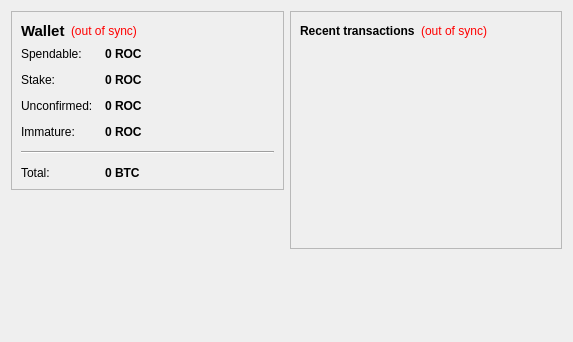
<?xml version="1.0" encoding="UTF-8"?>
<ui version="4.0">
 <class>OverviewPage</class>
 <widget class="QWidget" name="OverviewPage">
  <property name="geometry">
   <rect>
    <x>0</x>
    <y>0</y>
    <width>573</width>
    <height>342</height>
   </rect>
  </property>
  <property name="windowTitle">
   <string>Form</string>
  </property>
  <layout class="QHBoxLayout" name="horizontalLayout" stretch="1,1">
   <item>
    <layout class="QVBoxLayout" name="verticalLayout_2">
     <item>
      <widget class="QFrame" name="frame">
       <property name="frameShape">
        <enum>QFrame::StyledPanel</enum>
       </property>
       <property name="frameShadow">
        <enum>QFrame::Raised</enum>
       </property>
       <layout class="QVBoxLayout" name="verticalLayout_4">
        <item>
         <layout class="QHBoxLayout" name="horizontalLayout_4">
          <item>
           <widget class="QLabel" name="label_5">
            <property name="font">
             <font>
              <pointsize>11</pointsize>
              <weight>75</weight>
              <bold>true</bold>
             </font>
            </property>
            <property name="text">
             <string>Wallet</string>
            </property>
           </widget>
          </item>
          <item>
           <widget class="QLabel" name="labelWalletStatus">
            <property name="toolTip">
             <string>The displayed information may be out of date. Your wallet automatically synchronizes with the RoosterCoin network after a connection is established, but this process has not completed yet.</string>
            </property>
            <property name="styleSheet">
             <string notr="true">QLabel { color: red; }</string>
            </property>
            <property name="text">
             <string notr="true">(out of sync)</string>
            </property>
            <property name="alignment">
             <set>Qt::AlignLeading|Qt::AlignLeft|Qt::AlignVCenter</set>
            </property>
           </widget>
          </item>
          <item>
           <spacer name="horizontalSpacer_2">
            <property name="orientation">
             <enum>Qt::Horizontal</enum>
            </property>
            <property name="sizeHint" stdset="0">
             <size>
              <width>40</width>
              <height>20</height>
             </size>
            </property>
           </spacer>
          </item>
         </layout>
        </item>
        <item>
         <layout class="QFormLayout" name="formLayout_2">
          <property name="fieldGrowthPolicy">
           <enum>QFormLayout::AllNonFixedFieldsGrow</enum>
          </property>
          <property name="horizontalSpacing">
           <number>12</number>
          </property>
          <property name="verticalSpacing">
           <number>12</number>
          </property>
          <item row="0" column="0">
           <widget class="QLabel" name="label">
            <property name="text">
             <string>Spendable:</string>
            </property>
           </widget>
          </item>
          <item row="0" column="1">
           <widget class="QLabel" name="labelBalance">
            <property name="font">
             <font>
              <weight>75</weight>
              <bold>true</bold>
             </font>
            </property>
            <property name="cursor">
             <cursorShape>IBeamCursor</cursorShape>
            </property>
            <property name="toolTip">
             <string>Your current spendable balance</string>
            </property>
            <property name="text">
             <string notr="true">0 ROC</string>
            </property>
            <property name="textInteractionFlags">
             <set>Qt::LinksAccessibleByMouse|Qt::TextSelectableByKeyboard|Qt::TextSelectableByMouse</set>
            </property>
           </widget>
          </item>
          <item row="1" column="0">
           <widget class="QLabel" name="label_6">
            <property name="text">
             <string>Stake:</string>
            </property>
           </widget>
          </item>
          <item row="1" column="1">
           <widget class="QLabel" name="labelStake">
            <property name="font">
             <font>
              <weight>75</weight>
              <bold>true</bold>
             </font>
            </property>
            <property name="cursor">
             <cursorShape>IBeamCursor</cursorShape>
            </property>
            <property name="toolTip">
             <string>Total of coins that was staked, and do not yet count toward the current balance</string>
            </property>
            <property name="text">
             <string notr="true">0 ROC</string>
            </property>
            <property name="textInteractionFlags">
             <set>Qt::LinksAccessibleByMouse|Qt::TextSelectableByKeyboard|Qt::TextSelectableByMouse</set>
            </property>
           </widget>
          </item>
          <item row="2" column="0">
           <widget class="QLabel" name="label_3">
            <property name="text">
             <string>Unconfirmed:</string>
            </property>
           </widget>
          </item>
          <item row="2" column="1">
           <widget class="QLabel" name="labelUnconfirmed">
            <property name="font">
             <font>
              <weight>75</weight>
              <bold>true</bold>
             </font>
            </property>
            <property name="cursor">
             <cursorShape>IBeamCursor</cursorShape>
            </property>
            <property name="toolTip">
             <string>Total of transactions that have yet to be confirmed, and do not yet count toward the current balance</string>
            </property>
            <property name="text">
             <string notr="true">0 ROC</string>
            </property>
            <property name="textInteractionFlags">
             <set>Qt::LinksAccessibleByMouse|Qt::TextSelectableByKeyboard|Qt::TextSelectableByMouse</set>
            </property>
           </widget>
          </item>
          <item row="3" column="0">
           <widget class="QLabel" name="labelImmatureText">
            <property name="text">
             <string>Immature:</string>
            </property>
           </widget>
          </item>
          <item row="3" column="1">
           <widget class="QLabel" name="labelImmature">
            <property name="font">
             <font>
              <weight>75</weight>
              <bold>true</bold>
             </font>
            </property>
            <property name="toolTip">
             <string>Mined balance that has not yet matured</string>
            </property>
            <property name="text">
             <string notr="true">0 ROC</string>
            </property>
            <property name="textInteractionFlags">
             <set>Qt::LinksAccessibleByMouse|Qt::TextSelectableByKeyboard|Qt::TextSelectableByMouse</set>
            </property>
           </widget>
          </item>
          <item row="4" column="0" colspan="2">
           <widget class="Line" name="line">
            <property name="orientation">
             <enum>Qt::Horizontal</enum>
            </property>
           </widget>
          </item>
          <item row="5" column="0">
           <widget class="QLabel" name="labelTotalText">
            <property name="text">
             <string>Total:</string>
            </property>
           </widget>
          </item>
          <item row="5" column="1">
           <widget class="QLabel" name="labelTotal">
            <property name="font">
             <font>
              <weight>75</weight>
              <bold>true</bold>
             </font>
            </property>
            <property name="cursor">
             <cursorShape>IBeamCursor</cursorShape>
            </property>
            <property name="toolTip">
             <string>Your current total balance</string>
            </property>
            <property name="text">
             <string notr="true">0 BTC</string>
            </property>
            <property name="textInteractionFlags">
             <set>Qt::LinksAccessibleByMouse|Qt::TextSelectableByKeyboard|Qt::TextSelectableByMouse</set>
            </property>
           </widget>
          </item>
         </layout>
        </item>
       </layout>
      </widget>
     </item>
     <item>
      <spacer name="verticalSpacer">
       <property name="orientation">
        <enum>Qt::Vertical</enum>
       </property>
       <property name="sizeHint" stdset="0">
        <size>
         <width>20</width>
         <height>40</height>
        </size>
       </property>
      </spacer>
     </item>
    </layout>
   </item>
   <item>
    <layout class="QVBoxLayout" name="verticalLayout_3">
     <item>
      <widget class="QFrame" name="frame_2">
       <property name="frameShape">
        <enum>QFrame::StyledPanel</enum>
       </property>
       <property name="frameShadow">
        <enum>QFrame::Raised</enum>
       </property>
       <layout class="QVBoxLayout" name="verticalLayout">
        <item>
         <layout class="QHBoxLayout" name="horizontalLayout_2">
          <item>
           <widget class="QLabel" name="label_4">
            <property name="text">
             <string>&lt;b&gt;Recent transactions&lt;/b&gt;</string>
            </property>
           </widget>
          </item>
          <item>
           <widget class="QLabel" name="labelTransactionsStatus">
            <property name="toolTip">
             <string>The displayed information may be out of date. Your wallet automatically synchronizes with the RoosterCoin network after a connection is established, but this process has not completed yet.</string>
            </property>
            <property name="styleSheet">
             <string notr="true">QLabel { color: red; }</string>
            </property>
            <property name="text">
             <string notr="true">(out of sync)</string>
            </property>
            <property name="alignment">
             <set>Qt::AlignRight|Qt::AlignTrailing|Qt::AlignVCenter</set>
            </property>
           </widget>
          </item>
          <item>
           <spacer name="horizontalSpacer">
            <property name="orientation">
             <enum>Qt::Horizontal</enum>
            </property>
            <property name="sizeHint" stdset="0">
             <size>
              <width>40</width>
              <height>20</height>
             </size>
            </property>
           </spacer>
          </item>
         </layout>
        </item>
        <item>
         <widget class="QListView" name="listTransactions">
          <property name="styleSheet">
           <string notr="true">QListView { background: transparent; }</string>
          </property>
          <property name="frameShape">
           <enum>QFrame::NoFrame</enum>
          </property>
          <property name="verticalScrollBarPolicy">
           <enum>Qt::ScrollBarAlwaysOff</enum>
          </property>
          <property name="horizontalScrollBarPolicy">
           <enum>Qt::ScrollBarAlwaysOff</enum>
          </property>
          <property name="selectionMode">
           <enum>QAbstractItemView::NoSelection</enum>
          </property>
         </widget>
        </item>
       </layout>
      </widget>
     </item>
     <item>
      <spacer name="verticalSpacer_2">
       <property name="orientation">
        <enum>Qt::Vertical</enum>
       </property>
       <property name="sizeHint" stdset="0">
        <size>
         <width>20</width>
         <height>40</height>
        </size>
       </property>
      </spacer>
     </item>
    </layout>
   </item>
  </layout>
 </widget>
 <resources/>
 <connections/>
</ui>
